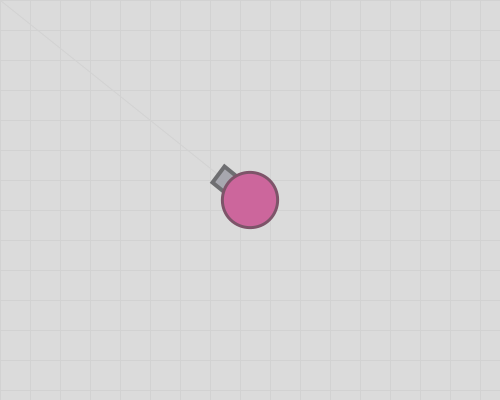
Frame 1 (no input)
Frame 60 (the mouse pressed at the canvas centre just before this capture): identical to frame 1, image omitted
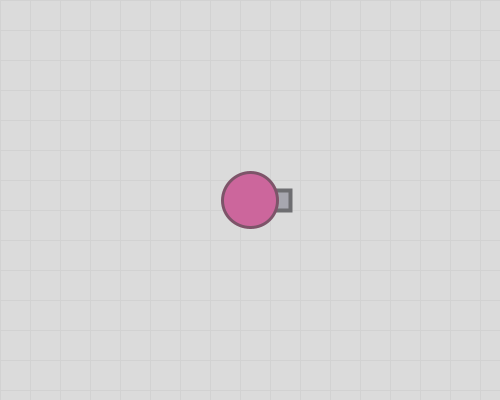
Frame 120 (the mouse held since frame 60 and released just before this capture)

The Processing sketch that drew these frames (run headless with seeded random() and noise(); from frame 60 on, the mouse is pressed at the canvas centre):

// Processing sketch: week07_4_arras04_background_for_line_line_void_keyPressed_keyCo
// ── week07_4_arras04_background_for_line_line_void_keyPressed_keyCo.pde
//week07_4_arras04_background_for_line_line_void_keyPressed_keyCode
void setup(){
  size(500,400);
}
void keyPressed(){
  if(keyCode==RIGHT) x += 1;
  if(keyCode==LEFT) x -= 1;
  if(keyCode==UP) y -= 1;
  if(keyCode==DOWN) y += 1;
}
float x = 250, y = 200;
void draw(){
  background(219);//灰底
  stroke(210);//灰色的線
  strokeWeight(1);
  for(int i=0;i<30;i++){
    line(0,i*30,500,i*30);
    line(i*30,0,i*30,500);
  }
  float dx = mouseX - x, dy = mouseY - y;
  float a = atan2(dy,dx); //atan2()算出角度
  line(x,y,mouseX,mouseY);
  myTank(x,y,a);
}
void myTank(float x,float y,float a){
  translate(x,y);
  rotate(a);//旋轉
  fill(167,167,175);
  stroke(110,110,113);
  strokeWeight(4);//很粗的一條線,長度是40
  rect(20,-10,20,20);//砲管
  
  fill(204,102,156);
  stroke(125,84,105);
  strokeWeight(3);
  ellipse(0,0,55,55); //圓形的身體
}
